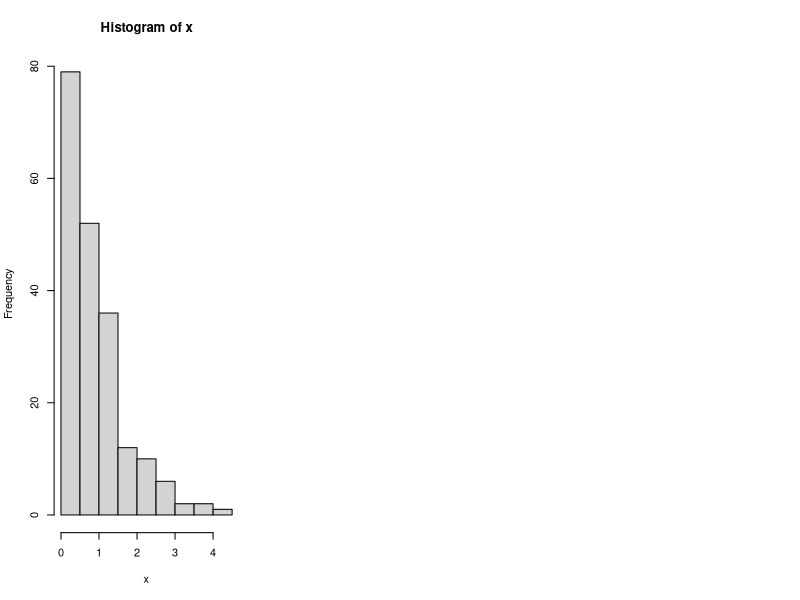

The R source for this figure: (Note: this script raises an error after producing the figure.)
library(car)

# idea - using box cox transformation on the x data 

par(mfrow = c(1,3))

x = rexp(200)
hist(x)
out = boxCox(lm(x ~ 1))
hist(x^out$x[which.max(out$y)])

# negative numbers don't work at all, but even so, it the distr is right-skewed, it also doesn't really work
x = - rexp(200)
x = x - min(x) + 0.01
hist(x)
out = boxCox(lm(x ~ 1))
hist(x^out$x[which.max(out$y)])

